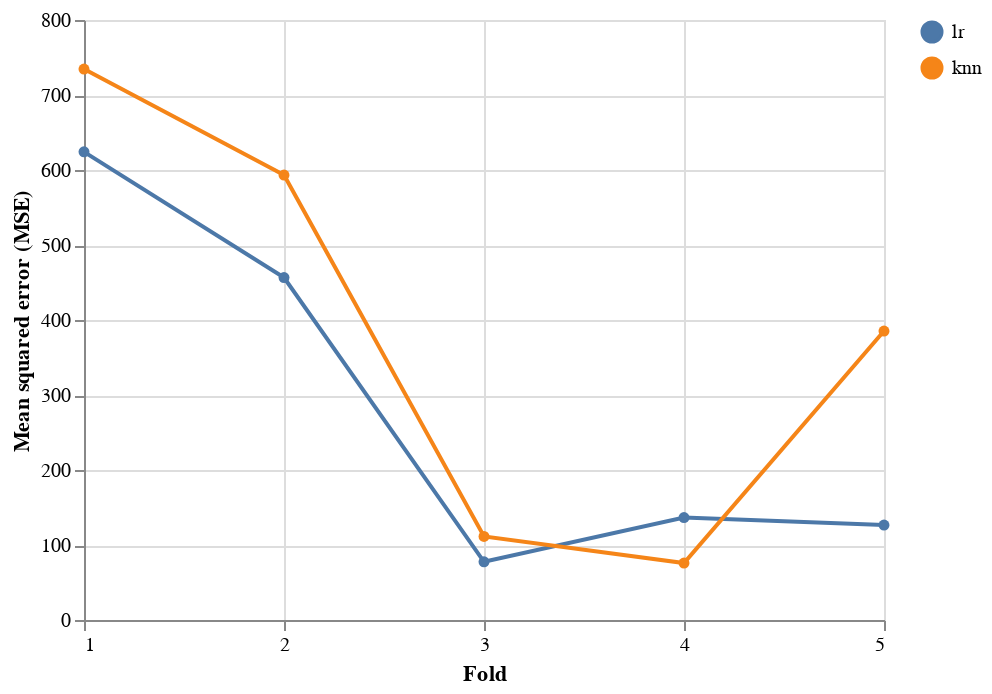

Notebook code cell kept with this figure:
### Code cell
alt.Chart(df_scores_H1.reset_index()).mark_line(
     point=alt.OverlayMarkDef()
).encode(
    x=alt.X("index", bin=False, title="Fold", axis=alt.Axis(tickCount=5)),
    y=alt.Y(
        alt.repeat("layer"), aggregate="mean", title="Mean squared error (MSE)"
    ),
    color=alt.datum(alt.repeat("layer")),
).repeat(layer=["lr", "knn"])

### Figure 1 — Vega-Lite specification as saved in the notebook (floating-point values rounded to 4 significant figures)
{"config": {"view": {"continuousWidth": 400, "continuousHeight": 300}}, "repeat": {"layer": ["lr", "knn"]}, "spec": {"data": {"name": "data-1c27c121a3133c19e6d77453a7db9962"}, "mark": {"type": "line", "point": {}}, "encoding": {"color": {"datum": {"repeat": "layer"}}, "x": {"axis": {"tickCount": 5}, "bin": false, "field": "index", "title": "Fold", "type": "quantitative"}, "y": {"aggregate": "mean", "field": {"repeat": "layer"}, "title": "Mean squared error (MSE)"}}}, "$schema": "https://vega.github.io/schema/vega-lite/v4.17.0.json", "datasets": {"data-1c27c121a3133c19e6d77453a7db9962": [{"index": 1, "lr": 624.2, "knn": 734.6}, {"index": 2, "lr": 456.6, "knn": 593.3}, {"index": 3, "lr": 77.6, "knn": 111.5}, {"index": 4, "lr": 136.7, "knn": 75.92}, {"index": 5, "lr": 126.5, "knn": 385.3}]}}
